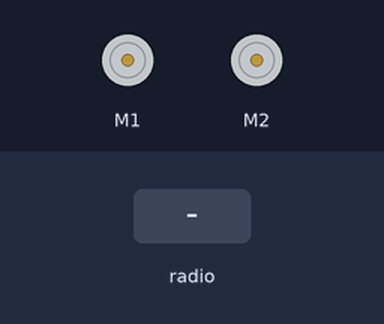
Bench run of a program on a simulated BBC micro:bit (MakeCode). Shown: 2 × DC motor (green arrow = forward, orange = backward, longer = faster). The test bench sets the inputs (shaded band).

Above: at 1.2 s.
1.3 s: radio message "1" arrives
At 2.4 s:
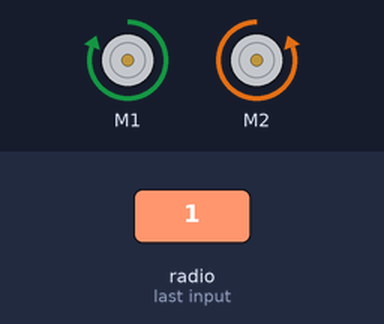
2.8 s: radio message "2" arrives
At 3.5 s:
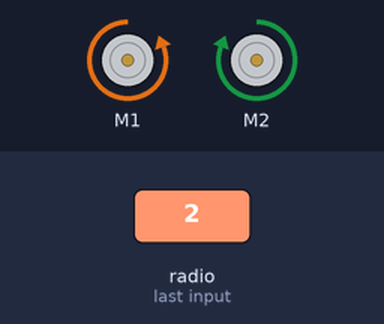
4.3 s: radio message "3" arrives
At 4.7 s:
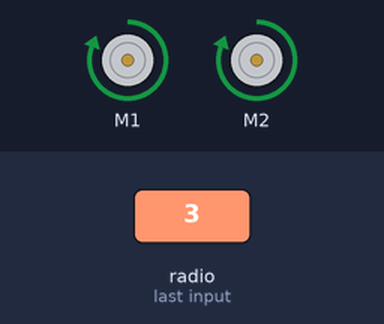
Timing chart, 0 to 7.3 s (numbered marks = the images above; inputs shaded):
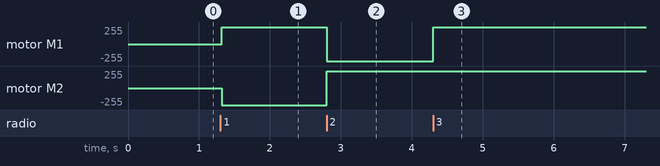

Measured:
- after the input at 1.3 s, motor M1: stopped → forward 255/255 at once; motor M2: stopped → backward 255/255 at once
- after the input at 2.8 s, motor M1: forward 255/255 → backward 255/255 at once; motor M2: backward 255/255 → forward 255/255 at once
- after the input at 4.3 s, motor M1: backward 255/255 → forward 255/255 at once

The program:

main.ts
```typescript
radio.onReceivedNumber(function (receivedNumber) {
    if (receivedNumber == 1) {
        kitronik_motor_driver.motorOn(kitronik_motor_driver.Motors.Motor1, kitronik_motor_driver.MotorDirection.Forward, 100)
        kitronik_motor_driver.motorOn(kitronik_motor_driver.Motors.Motor2, kitronik_motor_driver.MotorDirection.Reverse, 100)
    } else {
        if (receivedNumber == 2) {
            kitronik_motor_driver.motorOn(kitronik_motor_driver.Motors.Motor2, kitronik_motor_driver.MotorDirection.Forward, 100)
            kitronik_motor_driver.motorOn(kitronik_motor_driver.Motors.Motor1, kitronik_motor_driver.MotorDirection.Reverse, 100)
        } else {
            if (receivedNumber == 3) {
                kitronik_motor_driver.motorOn(kitronik_motor_driver.Motors.Motor2, kitronik_motor_driver.MotorDirection.Forward, 100)
                kitronik_motor_driver.motorOn(kitronik_motor_driver.Motors.Motor1, kitronik_motor_driver.MotorDirection.Forward, 100)
            } else {
                kitronik_motor_driver.motorOn(kitronik_motor_driver.Motors.Motor2, kitronik_motor_driver.MotorDirection.Forward, 0)
                kitronik_motor_driver.motorOn(kitronik_motor_driver.Motors.Motor1, kitronik_motor_driver.MotorDirection.Forward, 0)
            }
        }
    }
})
radio.setGroup(181)
```

test.ts
```typescript
// les tests vont ici ; cela ne sera pas compilé si ce paquet est utilisé en tant qu'extension.
```
